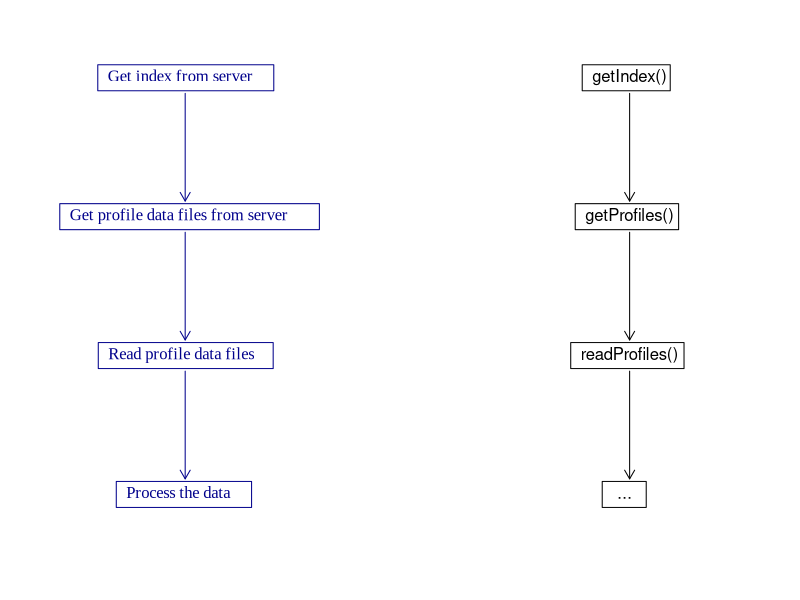

The R source for this figure:
colText <- "darkblue"
colCode <- "black"
PNG <- TRUE
library(graphics)
textInBox <- function(x, y, text, cex=1, pos=4, center=TRUE, family="Times New Roman", col="black")
{
    message(text)
    message("  x=", x, " y=", y)
    w <- graphics::strwidth(text)
    h <- graphics::strheight(text)
    message("  w=", w, ", h=", h)
    if (center)
        x <- x - w/2
    message("  x=", x, " y=", y)
    text(x, y, text, cex=cex, pos=pos, family=family, col=col)
    rect(x, y-h, x+1.1*w, y+h, border=col)
    invisible(list(w=w, h=h))
}
if (PNG) png("workflow.png", width=4, height=1.5, unit="in", res=120, pointsize=8)
par(mar=rep(0,4))
plot(c(0, 1), c(0, 1), type="n", xlab="", ylab="", axes=FALSE)
x0 <- 0.2
y0 <- 0.9
dy <- 0.25
wh <- textInBox(x0, y0, "Get index from server", col=colText)
h <- wh$h * 1.2
xarrow <- x0 + 0.01 # not sure why we need to move it
arrows(xarrow, y0-h, xarrow, y0-dy+h, length=0.1, col=colText)
y0 <- y0 - dy
textInBox(x0, y0, "Get profile data files from server", col=colText)
arrows(xarrow, y0-h, xarrow, y0-dy+h, length=0.1, col=colText)
y0 <- y0 - dy
textInBox(x0, y0, "Read profile data files", col=colText)
arrows(xarrow, y0-h, xarrow, y0-dy+h, length=0.1, col=colText)
y0 <- y0 - dy
textInBox(x0, y0, "Process the data", col=colText)

x0 <- 0.8
y0 <- 0.9
dy <- 0.25
wh <- textInBox(x0, y0, "getIndex() ", family="sans", col=colCode)
h <- wh$h * 1.2
xarrow <- x0 + 0.01 # not sure why we need to move it
arrows(xarrow, y0-h, xarrow, y0-dy+h, length=0.1)
y0 <- y0 - dy
textInBox(x0, y0, "getProfiles() ", family="sans", col=colCode)
arrows(xarrow, y0-h, xarrow, y0-dy+h, length=0.1)
y0 <- y0 - dy
textInBox(x0, y0, "readProfiles() ", family="sans", col=colCode)
arrows(xarrow, y0-h, xarrow, y0-dy+h, length=0.1)
y0 <- y0 - dy
textInBox(x0, y0, " ...    ", family="sans", col=colCode)

if (PNG) dev.off()

